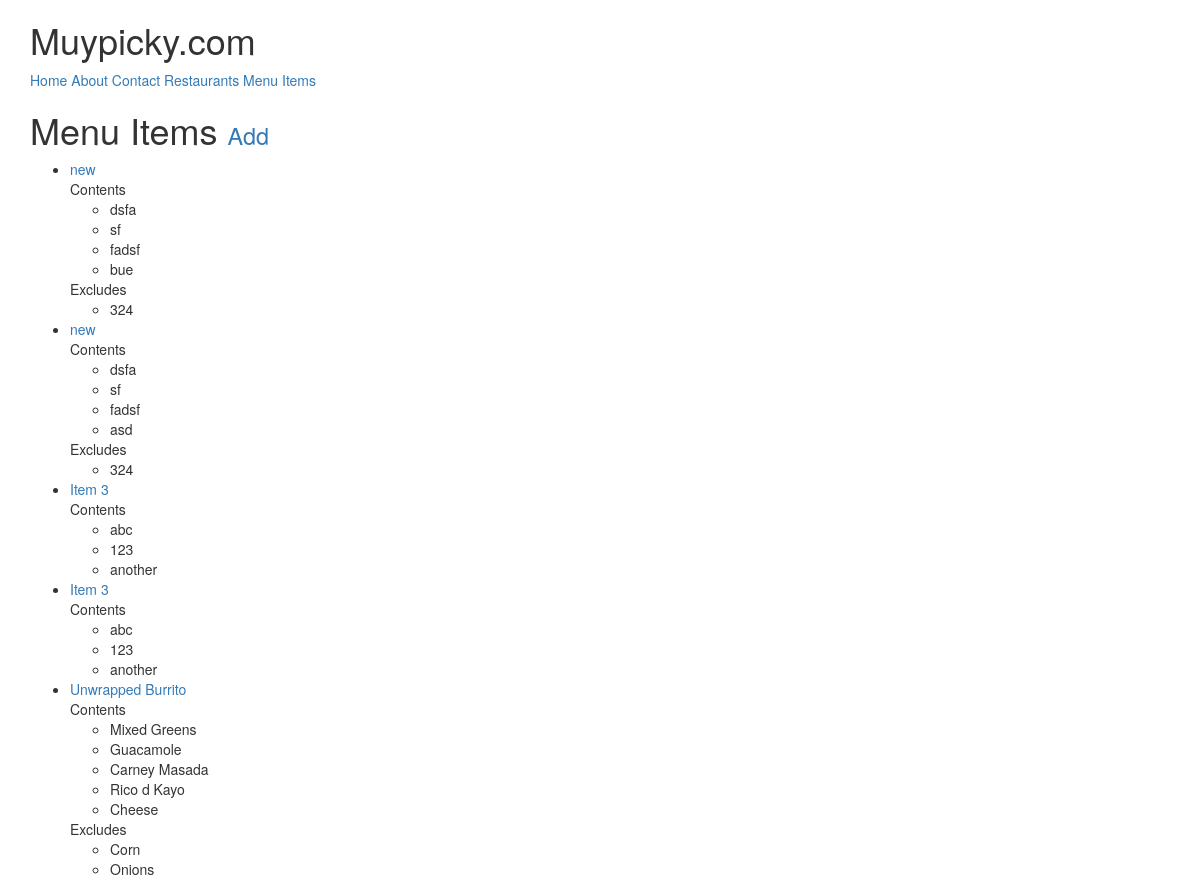
The app's page /items/ (signed in), older data.
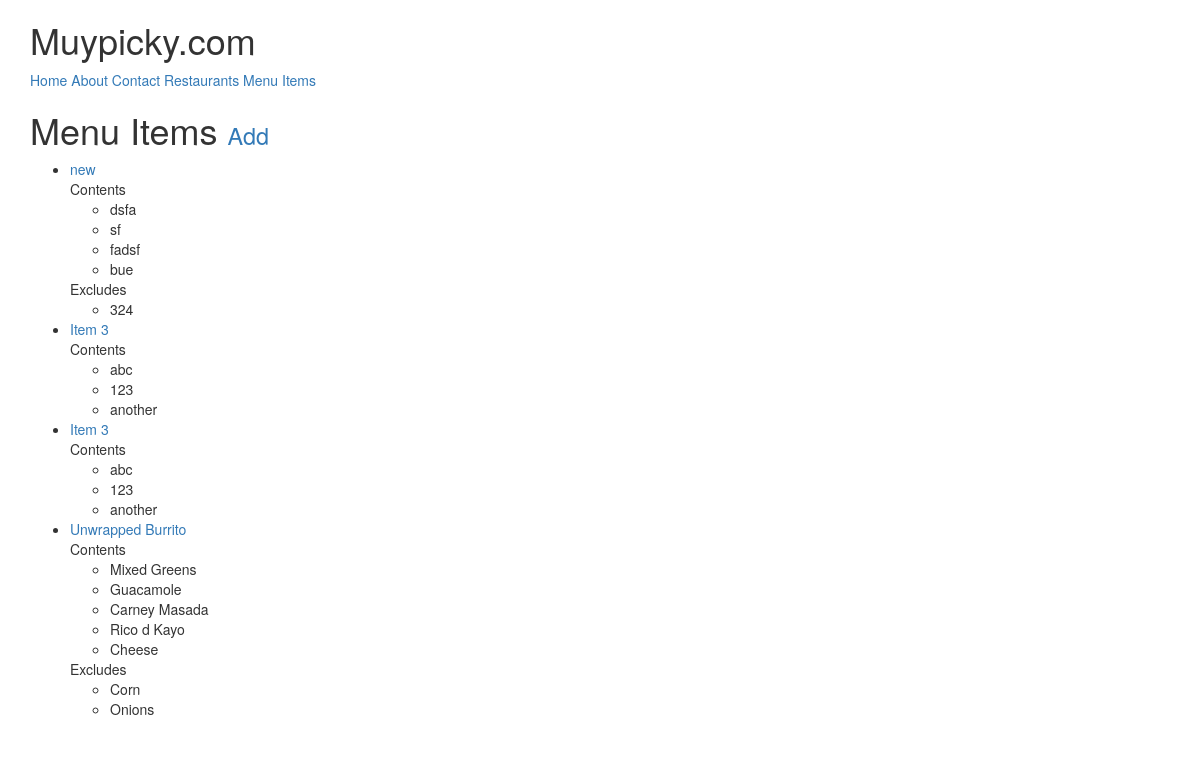
The same page, newer data.
### menus/models.py (models this page shows, shortened)
class Item(models.Model):
    user        = models.ForeignKey(settings.AUTH_USER_MODEL)
    restaurant  = models.ForeignKey(Restaurant)
    name        = models.CharField(max_length=120)
    contents    = models.TextField(help_text='Separate each item by comma')
    excludes    = models.TextField(blank=True, null=True, help_text='Separate each item by comma')
    public      = models.BooleanField(default=True)
    timestamp   = models.DateTimeField(auto_now_add=True)
    updated     = models.DateTimeField(auto_now=True)
    class Meta:
        ordering = ['-updated', '-timestamp']
    def get_contents(self):
        return self.contents.split(",")
    def get_excludes(self):
        return self.excludes.split(",")
    def get_absolute_url(self):
        return reverse('menus:detail', kwargs={'pk': self.pk})

### menus/views.py (the view)
class ItemListView(ListView):
    def get_queryset(self):
        return Item.objects.filter(user=self.request.user)

### menus/templates/menus/item_list.html (shortened to what this page needs)
{% extends "base.html" %}
{% block content %}
<h1>Menu Items <small><a href='{% url "menus:create" %}'>Add</a></small> </h1>
<ul>
    {% for obj in object_list %}
        <li><a href='{{ obj.get_absolute_url }}'> {{ obj.name }} </a><br/>
            {% if obj.contents %}
            Contents
            <ul>
                {% for item in obj.get_contents %}
                <li>{{ item }}</li>
                {% endfor %}
            </ul>
            {% endif %}
            {% if obj.excludes %}
            Excludes
            <ul>
                {% for item in obj.get_excludes %}
                <li>{{ item }}</li>
                {% endfor %}
            </ul>
            {% endif %}
        </li>
        {% empty %}
        <li><a href='{% url "menus:create" %}'>Add Menu Item</a></li>
    {% endfor %}
</ul>
{% endblock %}

Row changes from the older to the newer data that the page shows:
removed Item: name "new", get_contents "dsfa" "sf" "fadsf" "asd", get_excludes "324"
